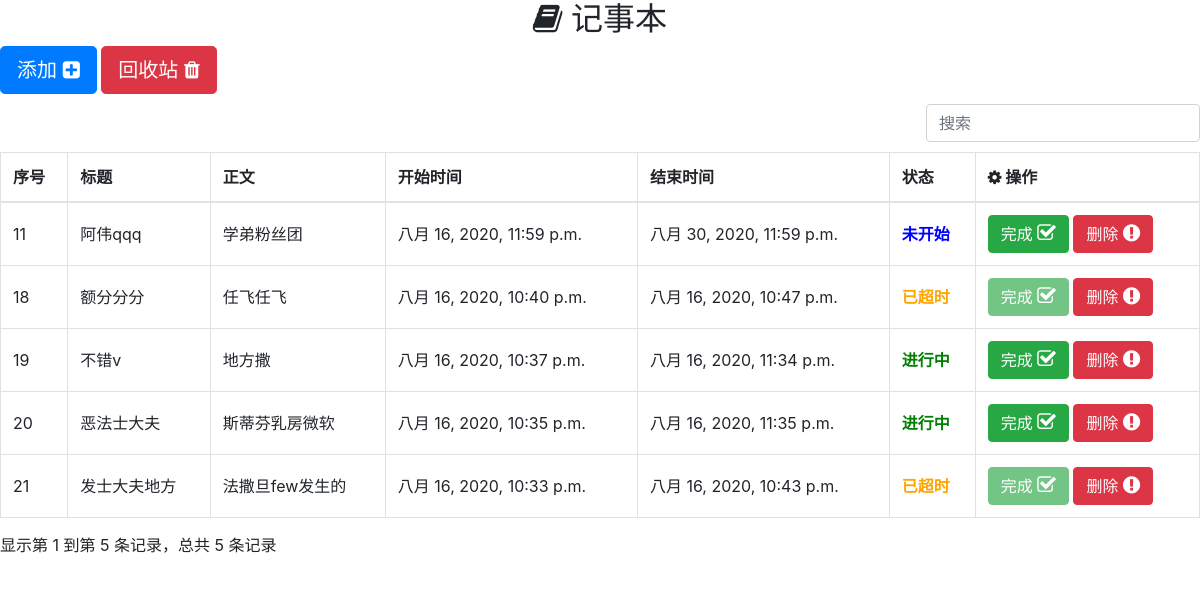
Page /app/ on the earlier database version.
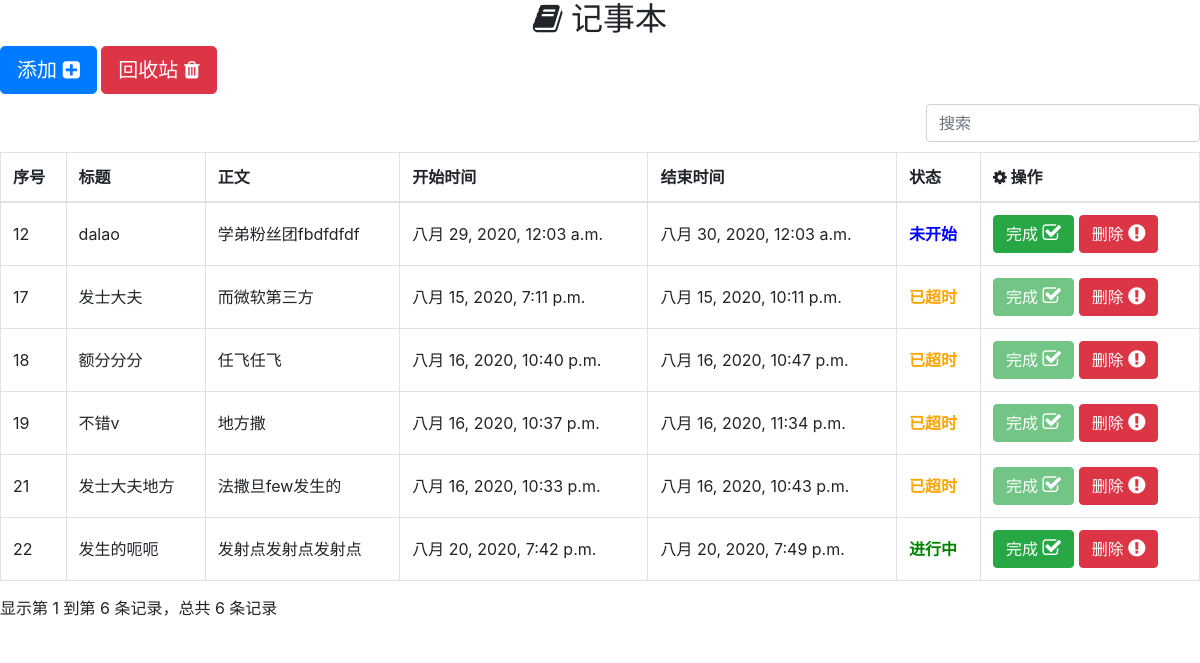
Same page on the later database version.
### app/models.py (models this page shows)
class Note(models.Model):
    choices = (
        ('U', 'Underway'),
        ('F', 'Finish'),
        ('D', 'Deleted'),
        ('O', 'Overtime'),
        ('P', 'Plan')
    )
    name = models.CharField(verbose_name='标题', max_length=5)
    text = models.TextField(verbose_name='内容', max_length=20)
    s_time = models.DateTimeField(verbose_name='开始时间')
    e_time = models.DateTimeField(verbose_name='结束时间')
    status = models.CharField(verbose_name='状态', default='U', choices=choices, max_length=1)

### app/views.py (the view)
# urls.py: path('', views.main_page),
def main_page(request):
    notes = [i for i in Note.objects.exclude(status='D')]
    for i in notes:
        now_status = get_note_status(i.s_time, i.e_time)
        Note.objects.filter(id=i.id).update(status=now_status)
    return render(request, 'main.html', {'note': notes})

### app/views.py (called while the page is built)
def get_note_status(s_time, e_time):
    current_time = datetime.datetime.now()
    if type(s_time) == str:
        s_time = change_time_format(s_time)
        e_time = change_time_format(e_time)
    if s_time < current_time < e_time:
        return 'U'
    elif current_time > e_time:
        return 'O'
    elif current_time < s_time:
        return 'P'

### app/templates/main.html (shortened to what this page needs)
<!DOCTYPE html>
<html lang="en">
<head>
    {% load static %}
    <link rel="stylesheet" href="{% static 'css/bootstrap.min.css' %}">
    <link rel="stylesheet" href="{% static 'css/sweetalert.css' %}">
    <link rel="stylesheet" href="{% static 'css/bootstrap-table.min.css' %}">
    <link rel="stylesheet" href="https://cdn.staticfile.org/font-awesome/4.7.0/css/font-awesome.css">
</head>
<body>
<div style="text-align: center;">
    <h2><i class="fa fa-book"></i>
        记事本
    </h2>
</div>
<button type="button" class="btn btn-primary btn-lg" onclick="$('#addModal').modal('show')">添加
    <i class="fa fa-plus-square" style="font-size:20px"></i>
</button>
<button type="button" class="btn btn-danger btn-lg" onclick="location.href='/app/recover_page/'">回收站
    <i class="fa fa-trash" style="font-size:20px"></i>
</button>
<table id="noteList" class="table table-hover">
    <thead>
    <tr>
        <th>序号</th>
        <th>标题</th>
        <th>正文</th>
        <th>开始时间</th>
        <th>结束时间</th>
        <th>状态</th>
        <th>
            <i class="fa fa-cog"></i>
            操作
        </th>
    </tr>
    </thead>
    <tbody>
    {% for i in note %}
        <tr>
            <td>{{ i.id }}</td>
            <td>{{ i.name }}</td>
            <td>{{ i.text }}</td>
            <td>{{ i.s_time }}</td>
            <td>{{ i.e_time }}</td>
            {% if i.status == 'F' %}
                <td class="underway">已完成</td>
            {% elif i.status == 'U' %}
                <td class="finish">进行中</td>
            {% elif i.status == 'O' %}
                <td class="overtime">已超时</td>
            {% elif i.status == 'P' %}
                <td class="plan">未开始</td>
            {% endif %}
            <td>
                {% if i.status == 'F' or i.status == 'O' %}
                    <button type="button" class="btn btn-success" disabled>完成
                        <i class="fa fa-check-square-o" style="font-size:20px"></i>
                    </button>
                {% elif i.status == 'U' or i.status == 'P' %}
                    <button type="button" class="btn btn-success" onclick=finishNote("{{ i.id }}")>完成
                        <i class="fa fa-check-square-o" style="font-size:20px"></i>
                    </button>
                {% endif %}
                <button type="button" class="btn btn-danger" onclick=delNote("{{ i.id }}")>删除
                    <i class="fa fa-exclamation-circle" style="font-size:20px"></i>
                </button>
            </td>
        </tr>
    {% endfor %}
    </tbody>
</table>
</body>
</html>

Differences in the rows shown:
removed Note: id "11", name "阿伟qqq", text "学弟粉丝团", s_time "八月 16, 2020, 11:59 p.m.", e_time "八月 30, 2020, 11:59 p.m.", status "未开始"
removed Note: id "20", name "恶法士大夫", text "斯蒂芬乳房微软", s_time "八月 16, 2020, 10:35 p.m.", e_time "八月 16, 2020, 11:35 p.m.", status "进行中"
now on this page (row edited): Note: id "12", name "dalao", text "学弟粉丝团fbdfdfdf", s_time "八月 29, 2020, 12:03 a.m.", e_time "八月 30, 2020, 12:03 a.m.", status "未开始"
now on this page (row edited): Note: id "17", name "发士大夫", text "而微软第三方", s_time "八月 15, 2020, 7:11 p.m.", e_time "八月 15, 2020, 10:11 p.m.", status "已超时"
changed Note "不错v": status "进行中" → "已超时"
added Note: id "22", name "发生的呃呃", text "发射点发射点发射点", s_time "八月 20, 2020, 7:42 p.m.", e_time "八月 20, 2020, 7:49 p.m.", status "进行中"
Other differences:
text written by a page script: "显示第 1 到第 5 条记录，总共 5 条记录" → "显示第 1 到第 6 条记录，总共 6 条记录"
